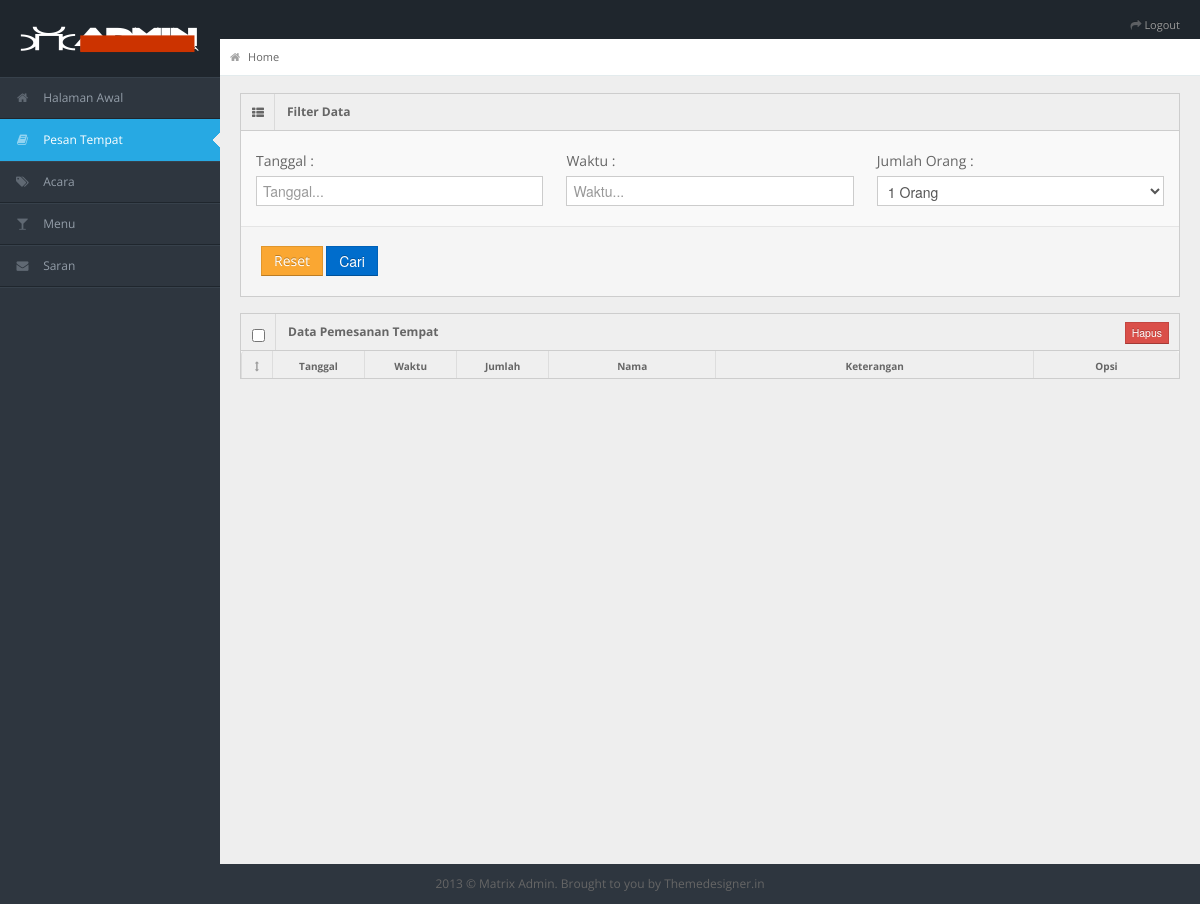
Page /index.php/admin/reservasi on the earlier database version.
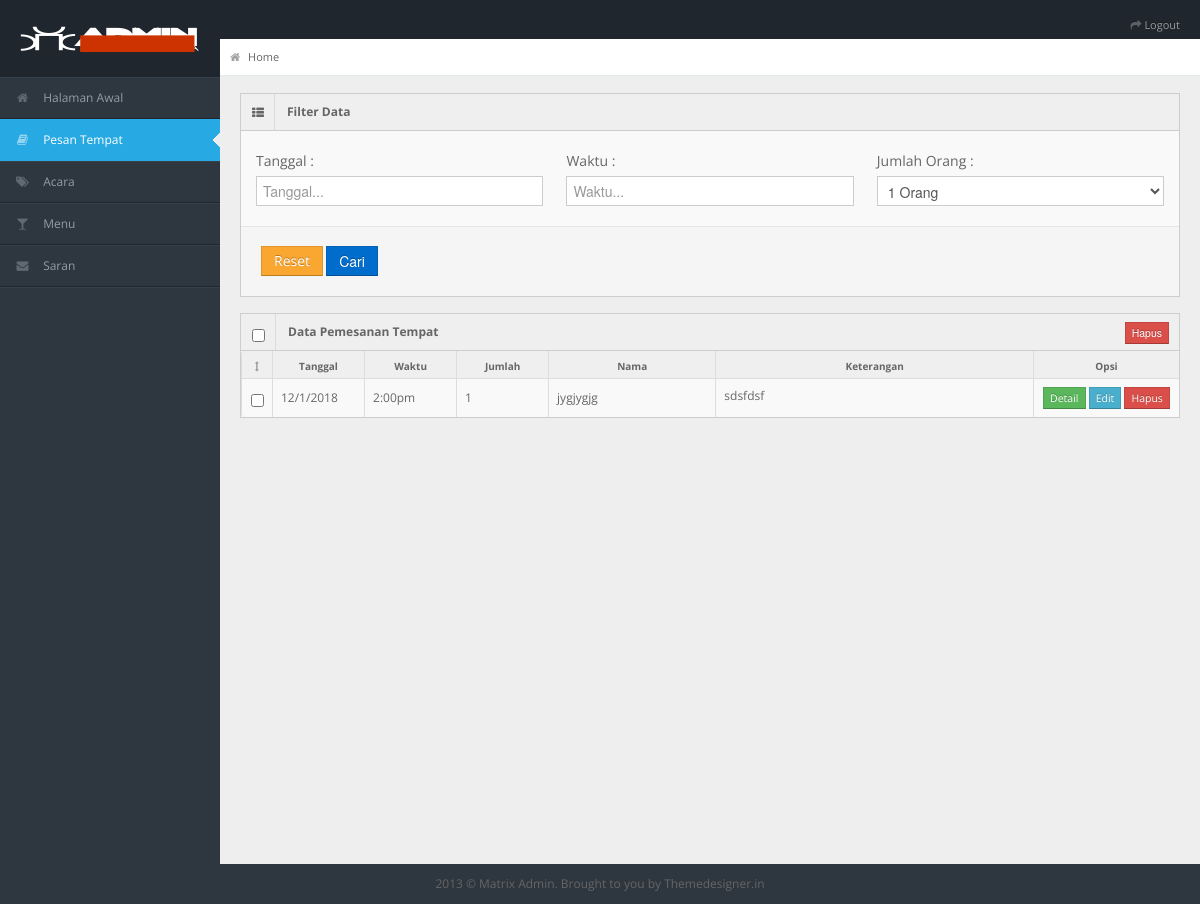
Same page on the later database version.
### tables this page shows
CREATE TABLE `pemesanan` (
  `no_pemesanan` int(11) NOT NULL,
  `tgl_pemesanan` varchar(20) NOT NULL,
  `nama` varchar(50) NOT NULL,
  `waktu` varchar(30) NOT NULL,
  `email` varchar(50) DEFAULT NULL,
  `no_hp` varchar(13) DEFAULT NULL,
  `keterangan` text,
  `jumlah` int(11) NOT NULL
);

### application/controllers/Admin.php (called while the page is built, shortened)
<?php
class Admin extends CI_Controller {
	function __construct() {
			$this->load->model('M_aksiadmin');
			$this->load->view('admin/head');
			$this->load->view('admin/navigation');
			$this->load->view('admin/content');
	}
	public function reservasi(){
		if(null !== $this->input->get('tanggal')){
			$tanggal = $this->input->get('tanggal');
			$waktu = $this->input->get('waktu');
			$jumlah = $this->input->get('jumlah');
			$where = "tgl_pemesanan = '$tanggal' OR waktu = '$waktu' OR jumlah = $jumlah";
			$data = $this->M_aksiadmin->getPemesanan($where);
			$this->load->view('admin/konten/reservasi',$var = array('data' =>$data));
			$this->load->view('admin/footer');
		}else{
			$data = $this->M_aksiadmin->getPemesanan2();
			$this->load->view('admin/konten/reservasi',$var = array('data' =>$data));
			$this->load->view('admin/footer');
		}
	}
}
?>

### index.php (called while the page is built, shortened)
<?php
require_once BASEPATH.'core/CodeIgniter.php';

### application/models/m_aksiadmin.php (called while the page is built, shortened)
<?php
class M_aksiadmin extends CI_Model {
	public function getPemesanan2(){
		$data = $this->db->get('pemesanan');
		return($data->result());
	}
}
?>

### application/views/admin/konten/reservasi.php (the view, shortened to what the changed rows need)
<link rel="stylesheet" href="<?php echo base_url('assets/css/jquery.timepicker.css')?>" />
<link rel="stylesheet" href="<?php echo base_url('assets/css/bootstrap-datepicker.css')?>">
<div class="row-fluid">
      <div class="span12">
        <div class="widget-box">
        	<form action="<?php echo base_url('AksiAdminPemesanan/delmulPemesanan')?>" method="post">
          <div class="widget-content nopadding">
            <table class="table table-bordered data-table with-check event">
              <thead>
                <tr>
                  <th class="satu"><i class="icon-resize-vertical"></th>
                  <th class="r-dua">Tanggal</th>
                  <th class="r-dua">Waktu</th>
                  <th class="r-dua">Jumlah</th>
                  <th class="r-tiga">Nama</th>
                  <th class="r-empat">Keterangan</th>
                  <th class="r-lima">Opsi</th>
                </tr>
              </thead>
              <tbody>
              <?php foreach($data as $row){?>
                <tr class="gradeX">
                  <td class="satu"><input type="checkbox" name="no_pemesanan[]" value="<?php echo $row->no_pemesanan ?>" /></td>
                  <td class="r-dua"><?php echo $row->tgl_pemesanan;?></td>
                  <td class="r-dua"><?php echo $row->waktu; ?></td>
                  <td class="r-dua"><?php echo $row->jumlah; ?></td>
                  <td class="r-tiga"><?php echo $row->nama; ?></td>
                  <td class="r-empat"><p><?php echo $row->keterangan; ?></p></td>
                  <td class="r-lima">
                  	<a  href="<?php echo base_url()."Admin/detPemesanan/".$row->no_pemesanan ?>" class="btn btn-mini btn-success">Detail</a>
                  	<a  href="<?php echo base_url()."Admin/editPemesanan/".$row->no_pemesanan ?>" class="btn btn-mini btn-info">Edit</a>
                  	<a  href="<?php echo base_url()."AksiAdminPemesanan/delPemesanan/".$row->no_pemesanan ?>" class="btn btn-mini btn-danger">Hapus</a>
                  </td>
                </tr>
                <?php } ?>
              </tbody>
            </table>
            </div>
            </form>
          </div>
        </div>
      </div>
    </div>
    </div>
    </div>

Differences in the rows shown:
added pemesanan: tgl_pemesanan "12/1/2018", waktu "2:00pm", jumlah "1", nama "jygjygjg", keterangan "sdsfdsf"
